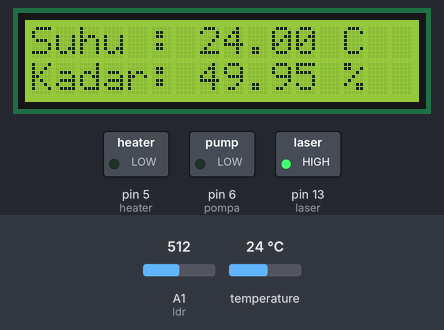
A sketch run on a simulated Arduino Uno, built with avr-gcc and run on an emulated ATmega328P. On the bench: 16×2 character LCD, switched loads named in the sketch (green lamp = pin HIGH). Inputs (shaded band) come from the test bench; at power-on: A1 (ldr) = 512, temperature 24 °C. What the sketch prints to the serial monitor is not drawn.

Above: at 6.3 s.
6.4 s: A1 (ldr) set to 910
At 8.0 s:
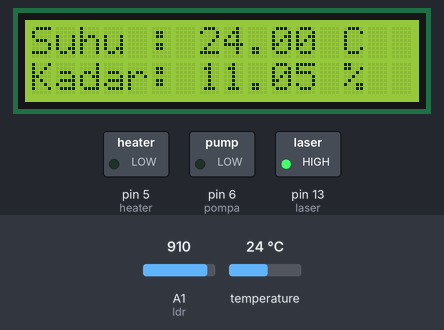
8.4 s: A1 (ldr) set to 933
At 9.9 s:
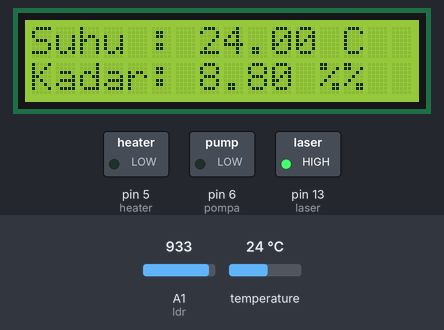
10.2 s: temperature set to 22.3 °C
At 11.2 s:
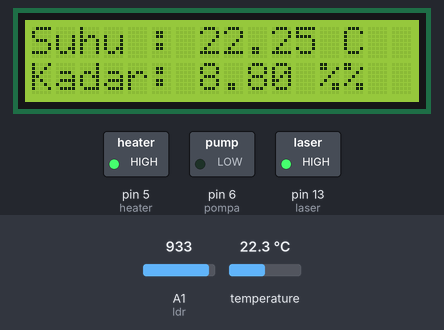
12.1 s: A1 (ldr) set to 524
At 12.9 s:
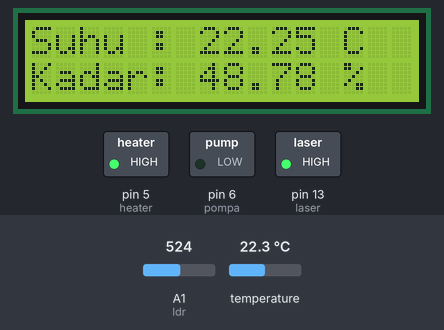
13.8 s: A1 (ldr) set to 500
At 15.0 s:
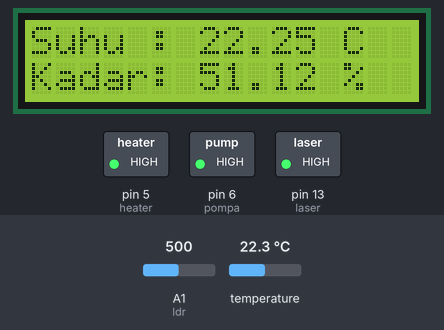
15.7 s: temperature set to 28 °C
At 17.3 s:
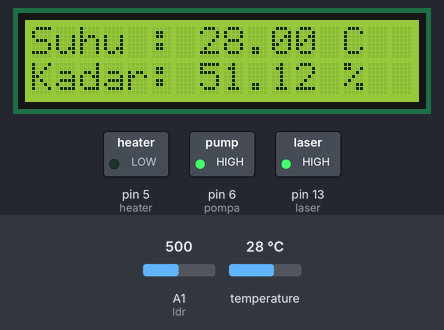
Timing chart, 0 to 18.5 s (numbered marks = the images above; inputs shaded):
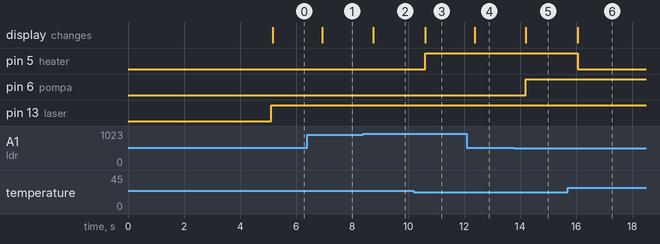

The sketch:

ta_aryo.ino
```cpp
//sensor kekeruhan
byte ldr = A1;
#define laser 13
float kekeruhan;
//relay
#define pompa 6
#define heater 5
//suhu
#include <OneWire.h>
#include <DallasTemperature.h>
#define ONE_WIRE_BUS 2
OneWire oneWire(ONE_WIRE_BUS);
DallasTemperature sensors(&oneWire);
//lcd
#include <Wire.h>
#include<LiquidCrystal_I2C.h>
LiquidCrystal_I2C lcd(0x27, 16, 2);
void setup()
{
 //Serial monitor pada baut 9600bps
  Serial.begin(9600);
  lcd.begin();
  pinMode(pompa,OUTPUT);
  pinMode(heater,OUTPUT);
  pinMode(laser,OUTPUT);
  lcd.setCursor(0,0);
  lcd.print("Monitoring Kolam");

  lcd.setCursor(0,1);
  lcd.print("Budidaya Ikan");
  delay(5000);
  sensors.begin();
  lcd.clear();
}
void loop()
{
  digitalWrite(laser,HIGH);
  sensor_kekeruhan();
  sensor_suhu();
}
void sensor_suhu(){
  float tempC = (sensors.getTempCByIndex(00));
  lcd.setCursor(0,0);
  lcd.print("Suhu : ");
  lcd.print(sensors.getTempCByIndex(00));
  lcd.print(" C");

  if (tempC >= 27.00){
    digitalWrite(heater,LOW);
  }
   if (tempC <= 23.00){
   digitalWrite(heater,HIGH);
  }

  Serial.print("Request pembacaan suhu..");
  sensors.requestTemperatures();
  Serial.println("Ok");
  Serial.print("Pembacaan suhu : ");
  Serial.print(sensors.getTempCByIndex(00));
  delay(1000);
}
void sensor_kekeruhan(){
  int nilai= analogRead(ldr);
  Serial.println(ldr);
  kekeruhan = ( 100 - ( (nilai/1023.00) * 100 ) );
  lcd.setCursor(0,1);
  lcd.print("Kadar: ");
  lcd.print(kekeruhan);
  lcd.print(" %");

  if ( kekeruhan >= 50.00){
    digitalWrite(pompa,HIGH);
  }
  else{
   digitalWrite(pompa,LOW);
  }
}
```

Measured:
- the behaviour switches between 920 and 921 on A1 (ldr) (found by bisection; images 1 and 2)
- the behaviour switches between 23.1 and 23 °C on temperature (found by bisection; images 2 and 3)
- the behaviour switches between 512 and 511 on A1 (ldr) (found by bisection; images 4 and 5)
- after the input at 6.4 s, the display: changes after 0.54 s (image 1)
- after the input at 8.4 s, the display: changes after 0.36 s (image 2)
- after the input at 10.2 s, pin 5 (heater): LOW → HIGH after 0.41 s; the display: changes after 0.42 s (image 3)
- after the input at 12.1 s, the display: changes after 0.29 s (image 4)
- after the input at 13.8 s, pin 6 (pompa): LOW → HIGH after 0.41 s; the display: changes after 0.41 s (image 5)
- after the input at 15.7 s, pin 5 (heater): HIGH → LOW after 0.37 s; the display: changes after 0.37 s (image 6)
